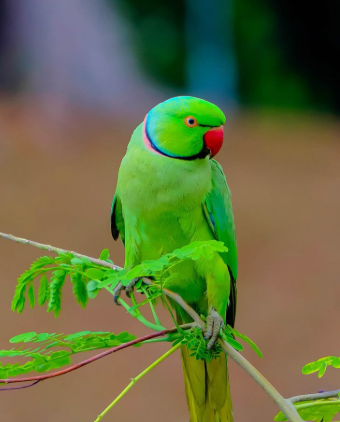
#> input picture parrot.png, 340 x 422 px
$ python ex1.py
#> lines starting #> are read from the running program, lines starting #| are printed output that depends on the picture
import cv2
import numpy as np
import matplotlib.pyplot as plt
img = cv2.imread("parrot.png", cv2.IMREAD_GRAYSCALE)
#> img: shape (422, 340); min 0, max 217, mean 106.6
print("Height :", img.shape[0])
#| Height : 422
print("Width :", img.shape[1])
#| Width : 340
print("Channels : Grayscale (1)")
plt.imshow(img, cmap="gray")
plt.title("Grayscale Image")
plt.axis("off")
plt.show()
cv2.imwrite("parrot.png", img)
img_color = cv2.imread("parrot.png")
#> img_color: shape (422, 340, 3); min 0, max 217, mean 106.6
img_color = cv2.cvtColor(img_color, cv2.COLOR_BGR2RGB)
print("Height :", img_color.shape[0])
#| Height : 422
print("Width :", img_color.shape[1])
#| Width : 340
print("Channels :", img_color.shape[2])
#| Channels : 3

plt.imshow(img_color)
plt.title("Color Image")
plt.axis("off")
plt.show()
crop = img_color[50:300, 80:300]

plt.imshow(crop)
plt.title("Cropped Image")
plt.axis("off")
plt.show()
resize = cv2.resize(crop, None, fx=2, fy=2)

plt.imshow(resize)
plt.title("Resized Image")
plt.axis("off")
plt.show()
flip = cv2.flip(resize, 1)

plt.imshow(flip)
plt.title("Flipped Image")
plt.axis("off")
plt.show()
img2 = cv2.imread("waterfall.png")
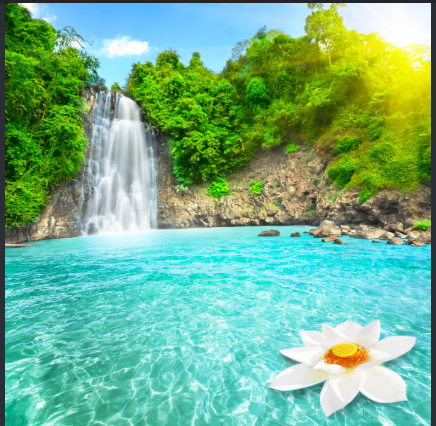
#> input picture waterfall.png, 436 x 426 px
#> img2 is the input picture: shape (426, 436, 3); mean B, G, R 138.8, 178, 115.9
img2 = cv2.cvtColor(img2, cv2.COLOR_BGR2RGB)
text = "Beautiful Waterfall"

cv2.putText(img2,
            text,
            (40, img2.shape[0]-30),
            cv2.FONT_HERSHEY_PLAIN,
            2,
            (255,255,255),
            2)
cv2.rectangle(img2,
              (100,50),
              (350,400),
              (255,0,255),
              3)
plt.imshow(img2)
plt.title("Annotated Waterfall")
plt.axis("off")
plt.show()
img = cv2.imread("animal.png")
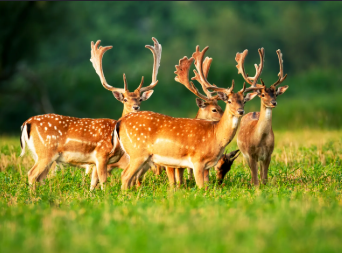
#> input picture animal.png, 342 x 253 px
#> img is the input picture: shape (253, 342, 3); mean B, G, R 47, 119.4, 113.9
matrix = np.ones(img.shape, dtype="uint8") * 50
img_brighter = cv2.add(img, matrix)

img_darker = cv2.subtract(img, matrix)
plt.figure(figsize=(12,4))

plt.subplot(131)
plt.imshow(cv2.cvtColor(img,cv2.COLOR_BGR2RGB))
plt.title("Original")
plt.axis("off")

plt.subplot(132)
plt.imshow(cv2.cvtColor(img_darker,cv2.COLOR_BGR2RGB))
plt.title("Darker")
plt.axis("off")

plt.subplot(133)
plt.imshow(cv2.cvtColor(img_brighter,cv2.COLOR_BGR2RGB))
plt.title("Brighter")
plt.axis("off")

plt.show()
img_lower = cv2.convertScaleAbs(img, alpha=0.8, beta=0)

img_higher1 = cv2.convertScaleAbs(img, alpha=1.1, beta=0)

img_higher2 = cv2.convertScaleAbs(img, alpha=1.2, beta=0)
plt.figure(figsize=(15,4))

plt.subplot(141)
plt.imshow(cv2.cvtColor(img,cv2.COLOR_BGR2RGB))
plt.title("Original")
plt.axis("off")

plt.subplot(142)
plt.imshow(cv2.cvtColor(img_lower,cv2.COLOR_BGR2RGB))
plt.title("Lower Contrast")
plt.axis("off")

plt.subplot(143)
plt.imshow(cv2.cvtColor(img_higher1,cv2.COLOR_BGR2RGB))
plt.title("Higher 1.1")
plt.axis("off")

plt.subplot(144)
plt.imshow(cv2.cvtColor(img_higher2,cv2.COLOR_BGR2RGB))
plt.title("Higher 1.2")
plt.axis("off")

plt.show()
b,g,r = cv2.split(img)
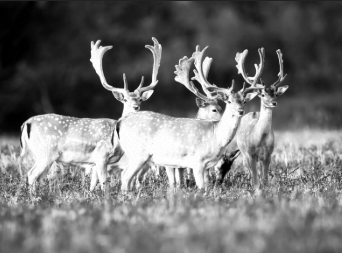
#> r: shape (253, 342); min 0, max 255, mean 113.9

plt.figure(figsize=(12,4))

plt.subplot(131)
plt.imshow(b,cmap="gray")
plt.title("Blue")

plt.subplot(132)
plt.imshow(g,cmap="gray")
plt.title("Green")

plt.subplot(133)
plt.imshow(r,cmap="gray")
plt.title("Red")

plt.show()
merged = cv2.merge((b,g,r))

plt.figure(figsize=(8,4))

plt.subplot(121)
plt.imshow(cv2.cvtColor(img,cv2.COLOR_BGR2RGB))
plt.title("Original")

plt.subplot(122)
plt.imshow(cv2.cvtColor(merged,cv2.COLOR_BGR2RGB))
plt.title("Merged RGB")

plt.show()
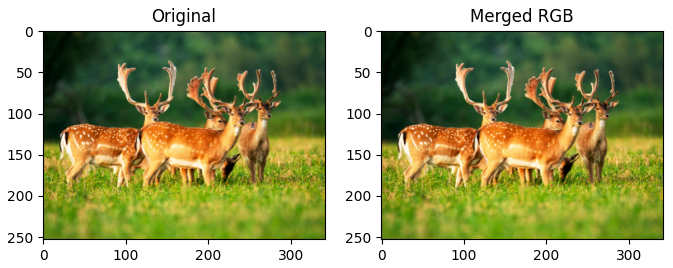
#> figure drawn by matplotlib, 2 panels
hsv = cv2.cvtColor(img, cv2.COLOR_BGR2HSV)
#> hsv: shape (253, 342, 3); mean H, S, V 40.9, 164.7, 134.1

h,s,v = cv2.split(hsv)
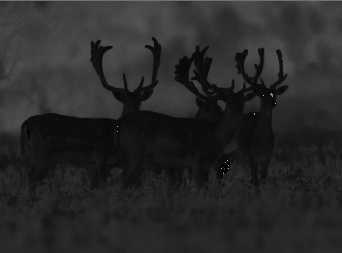
#> h: shape (253, 342); min 0, max 179, mean 40.9
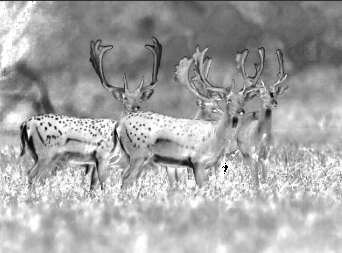
#> s: shape (253, 342); min 0, max 255, mean 164.7
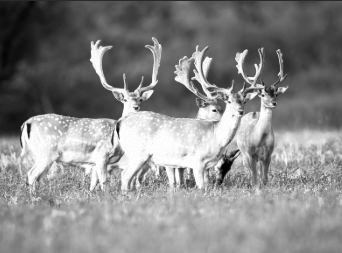
#> v: shape (253, 342); min 0, max 255, mean 134.1

plt.figure(figsize=(12,4))

plt.subplot(131)
plt.imshow(h,cmap="gray")
plt.title("Hue")

plt.subplot(132)
plt.imshow(s,cmap="gray")
plt.title("Saturation")

plt.subplot(133)
plt.imshow(v,cmap="gray")
plt.title("Value")

plt.show()
merged_hsv = cv2.merge((h,s,v))

rgb = cv2.cvtColor(merged_hsv, cv2.COLOR_HSV2RGB)

plt.figure(figsize=(8,4))

plt.subplot(121)
plt.imshow(cv2.cvtColor(img,cv2.COLOR_BGR2RGB))
plt.title("Original")

plt.subplot(122)
plt.imshow(rgb)
plt.title("Merged HSV")

plt.show()
img1 = cv2.imread("parrot.png")
img2 = cv2.imread("tiger.png")

#> (the run stopped early here; a loop or call above may not have finished)
